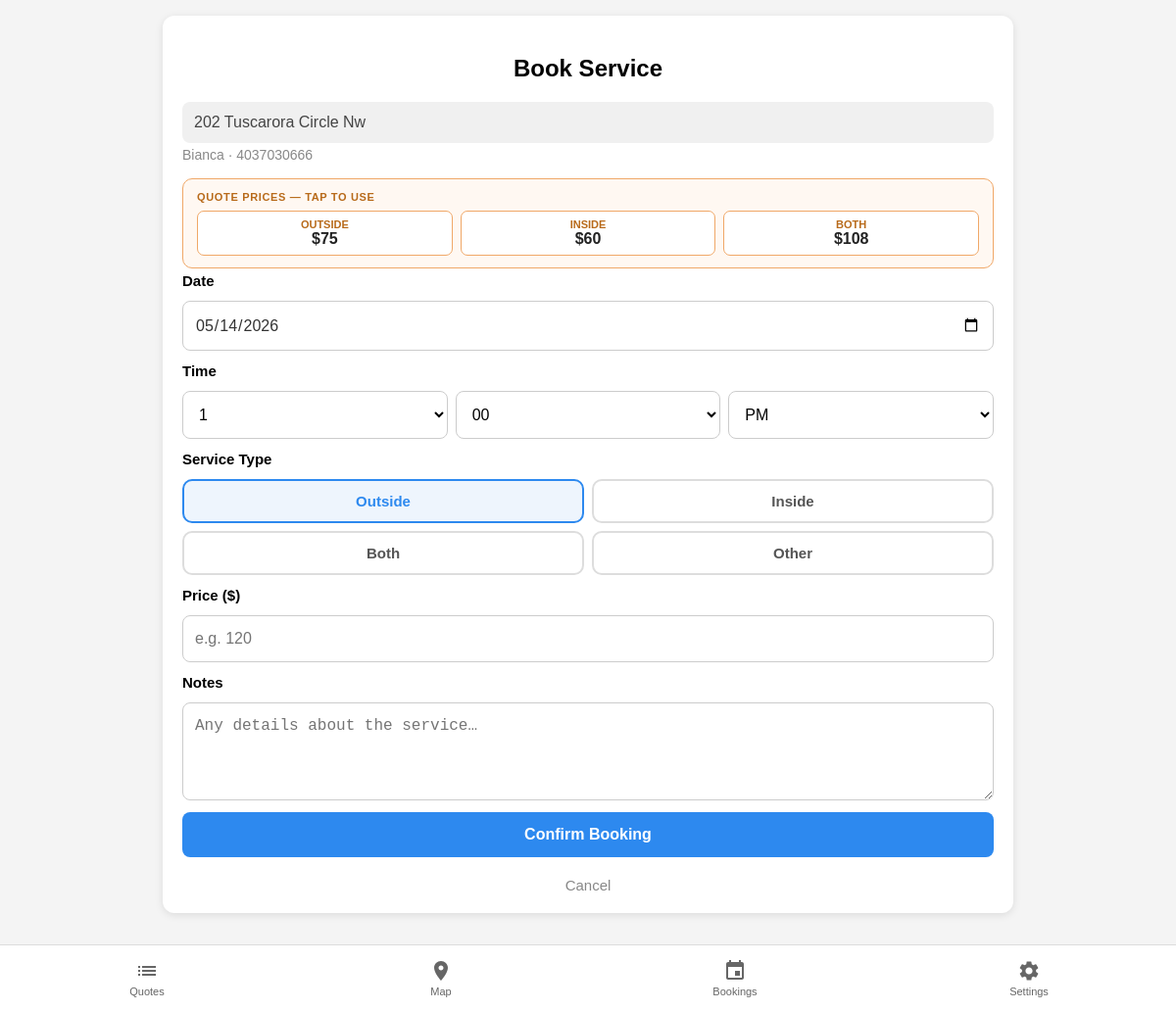
The app's page /service/new/3 with its own data.
### tables this page shows
CREATE TABLE "houses" (
                id         INTEGER PRIMARY KEY AUTOINCREMENT,
                lat        REAL,
                lng        REAL,
                address    TEXT UNIQUE NOT NULL,
                knocked_at TEXT
            );

CREATE TABLE "quotes" (
                id            INTEGER PRIMARY KEY AUTOINCREMENT,
                house_id      INTEGER NOT NULL REFERENCES houses(id),
                customer      TEXT,
                phone         TEXT,
                email         TEXT,
                windows       INTEGER,
                outside_price REAL,
                inside_price  REAL,
                both_price    REAL,
                notes         TEXT,
                quote_date    TEXT,
                found_via     TEXT
            );

### app.py (the view)
@app.route("/service/new/<int:quote_id>")
def service_new(quote_id):
    conn = get_db()
    q = conn.execute("""
        SELECT q.*, h.address FROM quotes q
        JOIN houses h ON h.id = q.house_id
        WHERE q.id=?
    """, (quote_id,)).fetchone()
    conn.close()
    if q is None:
        return redirect("/")
    return render_template(
        "service_form.html",
        quote=q,
        today=date.today().isoformat(),
    )

### app.py (called while the page is built, shortened)
@app.template_filter("fmt_price")
def fmt_price(value):
    try:
        v = float(value)
        return f"{v:.0f}" if v % 1 == 0 else f"{v:.2f}"
    except (TypeError, ValueError):
        return value

def _migrate(conn):
    quote_cols = [r[1] for r in conn.execute("PRAGMA table_info(quotes)").fetchall()]
    house_cols = [r[1] for r in conn.execute("PRAGMA table_info(houses)").fetchall()]
    need_quote_migration = "address" in quote_cols and "house_id" not in quote_cols
    need_house_migration  = "quote_id" in house_cols
    if not need_quote_migration and not need_house_migration:
        return  # already on new schema

### templates/service_form.html (shortened to what this page needs)
{% from "nav.html" import bottom_nav %}
<!DOCTYPE html>
<html>
<head>
    <link rel="stylesheet" href="/static/style.css">
</head>
<body class="page-content">
<div class="container">
<div class="card">
    <h2>Book Service</h2>
    <div style="padding:12px; background:#f0f0f0; border-radius:8px; font-size:16px; color:#444; margin-bottom:4px;">
        {{ quote.address }}
    </div>
    <div style="font-size:14px; color:#888; margin-bottom:16px;">
        {{ quote.customer }}{% if quote.phone %} · {{ quote.phone }}{% endif %}
    </div>
    <div class="quote-ref">
        <div class="quote-ref-label">Quote Prices — tap to use</div>
        <div class="quote-ref-prices">
            <div class="qrp tap" onclick="setPrice('{{ quote.outside_price | fmt_price }}')">
                <div class="lbl">Outside</div>
                <div class="val">${{ quote.outside_price | fmt_price }}</div>
            </div>
            <div class="qrp tap" onclick="setPrice('{{ quote.inside_price | fmt_price }}')">
                <div class="lbl">Inside</div>
                <div class="val">${{ quote.inside_price | fmt_price }}</div>
            </div>
            <div class="qrp tap" onclick="setPrice('{{ quote.both_price | fmt_price }}')">
                <div class="lbl">Both</div>
                <div class="val">${{ quote.both_price | fmt_price }}</div>
            </div>
        </div>
    </div>
    <form method="POST" action="/service/book">
        <label style="font-weight:bold; font-size:15px;">Date</label>
        <input type="date" name="service_date" value="{{ today }}" required>
        <label style="font-weight:bold; font-size:15px;">Time</label>
        <div style="display:flex; gap:8px;">
            <select name="service_time_hour" style="flex:1; padding:14px 12px; border-radius:8px; border:1px solid #ccc; font-size:16px; background:#fff;">
                {% for h in range(1,13) %}
                <option value="{{ '%02d'|format(h) }}">{{ h }}</option>
                {% endfor %}
            </select>
            <select name="service_time_min" style="flex:1; padding:14px 12px; border-radius:8px; border:1px solid #ccc; font-size:16px; background:#fff;">
                <option value="00">00</option>
            </select>
            <select name="service_time_ampm" style="flex:1; padding:14px 12px; border-radius:8px; border:1px solid #ccc; font-size:16px; background:#fff;">
                <option value="PM" selected>PM</option>
            </select>
        </div>
        <label style="font-weight:bold; font-size:15px;">Service Type</label>
        <div class="found-via-group">
            <label class="found-via-option selected">
                <input type="radio" name="type" value="outside" checked> Outside
            </label>
            <label class="found-via-option">
                <input type="radio" name="type" value="inside"> Inside
            </label>
            <label class="found-via-option">
                <input type="radio" name="type" value="both"> Both
            </label>
            <label class="found-via-option">
                <input type="radio" name="type" value="other"> Other
            </label>
        </div>
        <label style="font-weight:bold; font-size:15px;">Price ($)</label>
        <input type="number" id="priceInput" name="price" step="0.01" placeholder="e.g. 120">
        <label style="font-weight:bold; font-size:15px;">Notes</label>
        <textarea name="notes" placeholder="Any details about the service…"></textarea>
        <button type="submit">Confirm Booking</button>
        <a href="/" style="display:block; text-align:center; margin-top:8px; color:#888; font-size:15px;">Cancel</a>
    </form>
</div>
</div>
{{ bottom_nav('') }}
</body>
</html>

### static/style.css (style rules this page uses)
* { box-sizing: border-box; }
body { font-family: Arial, sans-serif; background: #f4f4f4; margin: 0; }
.page-content { padding-bottom: calc(68px + env(safe-area-inset-bottom)); }
.container { max-width: 900px; margin: auto; padding: 16px; }
h1, h2 { text-align: center; }
.card { background: white; padding: 20px; margin-bottom: 16px; border-radius: 12px; box-shadow: 0 2px 8px rgba(0, 0, 0, 0.1); }
form { display: flex; flex-direction: column; gap: 12px; }
input, textarea, button { padding: 14px 12px; border-radius: 8px; border: 1px solid #ccc; font-size: 16px; width: 100%; }
input[type="date"] { appearance: none; -webkit-appearance: none; display: block; width: 100%; padding: 14px 12px; font-size: 16px; font-family: Arial, sans-serif; border: 1px solid #ccc; border-radius: 8px; background: #fff; color: #333; line-height: 1.2; }
textarea { min-height: 100px; }
button { background: #2d89ef; color: white; border: none; cursor: pointer; font-weight: bold; -webkit-tap-highlight-color: transparent; }
a { text-decoration: none; }
.found-via-group { display: flex; gap: 8px; flex-wrap: wrap; }
.found-via-option { flex: 1 1 calc(50% - 4px); display: flex; align-items: center; justify-content: center; gap: 6px; padding: 12px 8px; border: 2px solid #ddd; border-radius: 10px; cursor: pointer; font-size: 15px; font-weight: bold; color: #555; background: #fff; transition: border-color 0.15s, color 0.15s, background 0.15s; -webkit-tap-highlight-color: transparent; }
.found-via-option.selected, .found-via-option:has(input:checked) { border-color: #2d89ef; color: #2d89ef; background: #eef5fd; }

### templates/service_form.html (style rules this page uses)
.quote-ref { background: #fff8f2; border: 1.5px solid #f0a868; border-radius: 10px; padding: 12px 14px; margin-bottom: 4px; }
.quote-ref-label { font-size: 11px; font-weight: bold; color: #b86a1a; text-transform: uppercase; letter-spacing: 0.06em; margin-bottom: 8px; }
.quote-ref-prices { display: flex; gap: 8px; }
.qrp { flex: 1; background: white; border-radius: 7px; padding: 7px 4px; text-align: center; border: 1px solid #f0a868; }
.qrp .lbl { font-size: 11px; color: #b86a1a; font-weight: bold; text-transform: uppercase; }
.qrp .val { font-size: 16px; font-weight: bold; color: #222; }
.qrp.tap { cursor: pointer; transition: background 0.15s; }

### records on screen
houses: address "202 Tuscarora Circle Nw"
quotes: customer "Bianca", phone "4037030666", outside_price|fmt_price "75", inside_price|fmt_price "60", both_price|fmt_price "108"

### other values on screen
form field service_time_hour "1"
